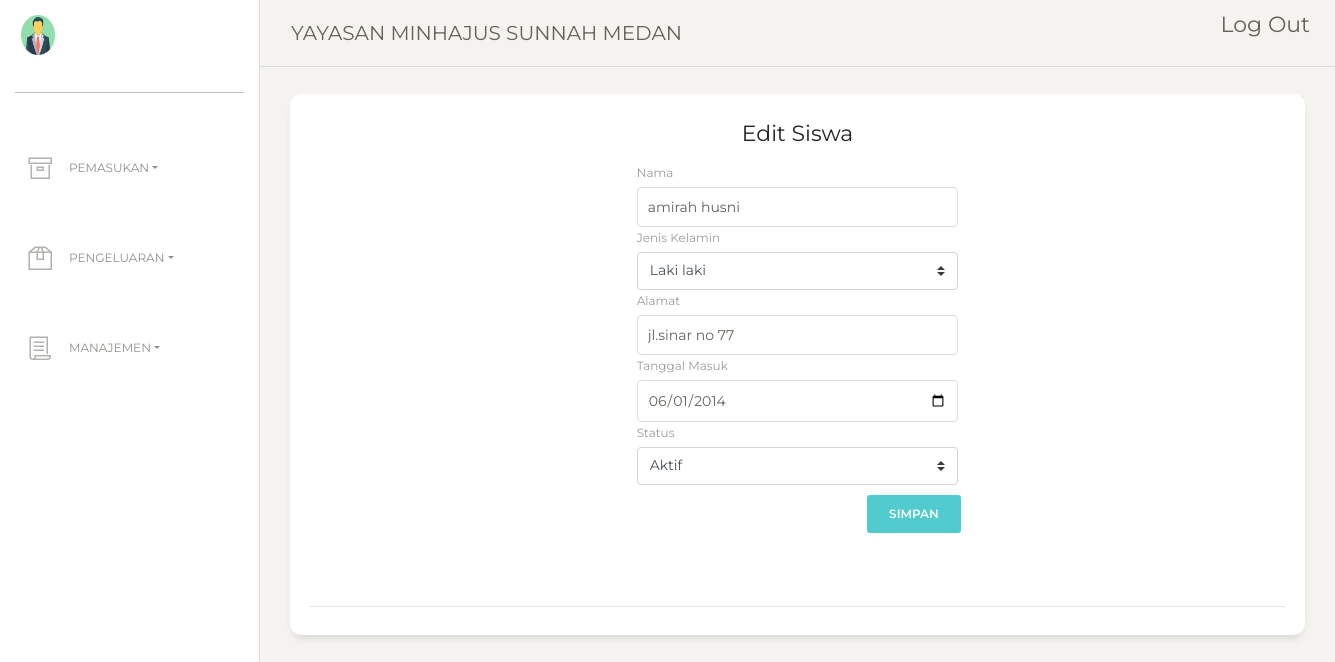
Page /index.php/Pegawai_Controller/halaman_edit_siswa/1214001 on the earlier database version.
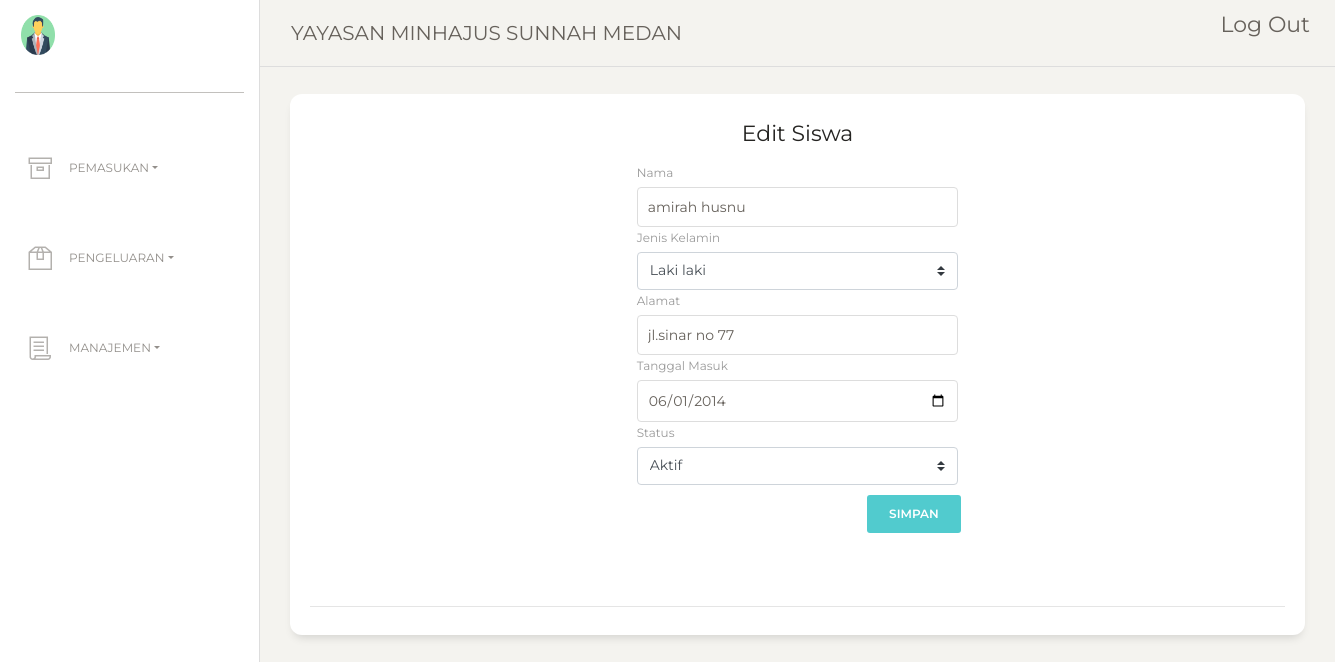
Same page on the later database version.
### tables this page shows
CREATE TABLE `siswa` (
  `NIS` varchar(16) NOT NULL,
  `nama` varchar(60) NOT NULL,
  `jenis_kelamin` enum('Laki laki','Perempuan') NOT NULL,
  `alamat` text NOT NULL,
  `tgl_masuk` date NOT NULL,
  `status` enum('Aktif','Tidak Aktif') NOT NULL
);

### application/controllers/Pegawai_Controller.php (called while the page is built, shortened)
<?php
class Pegawai_Controller extends CI_Controller {
	public function __construct(){
		$this->load->database();
		$this->load->model('Main_Model');
		$this->load->model('Pegawai_Model');
		$this->load->model('Login_Model');
	}
	public function halaman_edit_siswa($nis){
		$data = array(
						'NIS' => $nis
		);
		$data_siswa['data'] =  $this->Pegawai_Model->ambil_data_siswa($data);
		$data_siswa['NIS'] = $nis;
		$this->load->view('Pages/main',$data_siswa);
	}
}

### index.php (called while the page is built, shortened)
<?php
require_once BASEPATH.'core/CodeIgniter.php';

### application/models/Pegawai_Model.php (called while the page is built, shortened)
<?php
class Pegawai_Model extends CI_Model {
	public function ambil_data_siswa($data){
		$result = $this->db->get_where('siswa',$data);
		return $result->row();
	}
}

### application/views/Pages/Content/edit_data_siswa.php (the view, shortened to what this page needs)
<div class="row">
          <div class="col-lg-12 col-md-4 col-sm-6">
          </div>
        </div>
        <div class="row">
          <div class="col-md-12">
            <div class="card ">
              <div class="card-header ">
                <h5 class="card-title"><center>Edit Siswa</center></h5>
				<div class="form-row">
					<div class="form-group col-md-4">
					</div>
					<div class="form-group col-md-4">
						<form method="post" action="<?php echo base_url('index.php/Pegawai_Controller/update_data_siswa/'.$NIS)?>">
            <label for="inputEmail4">Nama</label>
            <input type="text" class="form-control" name="nama" placeholder="Masukkan Nomor Induk Siswa" value="<?php echo $data->nama?>" required>
            <label for="inputEmail4">Jenis Kelamin</label>
            <select class="custom-select" name="jenis_kelamin" required>
              <option value="Laki laki">Laki laki</option>
            </select>
            <label for="inputEmail4">Alamat</label>
            <input type="text" class="form-control" name="alamat"  value="<?php echo $data->alamat?>" placeholder="Masukkan Alamat" required>
            <label for="inputEmail4">Tanggal Masuk</label>
            <input type="date" class="form-control" name="tanggal"  value="<?php echo $data->tgl_masuk?>" required>
            <label for="inputEmail4">Status</label>
            <select class="custom-select" name="status" required>
              <option value="Aktif">Aktif</option>
            </select>
						<div class="col-md-4 offset-md-8"><button type="submit" class="btn btn-primary">Simpan</button></div>
						</form>
					</div>
					<div class="form-group col-md-4">
					</div>
					</div>
				</div>
              <div class="card-body ">
			  </div>
              <div class="card-footer ">
                <hr>
              </div>
            </div>
          </div>
        </div>
        </div>

Differences in the rows shown:
changed siswa "jl.sinar no 77": nama "amirah husni" → "amirah husnu"
